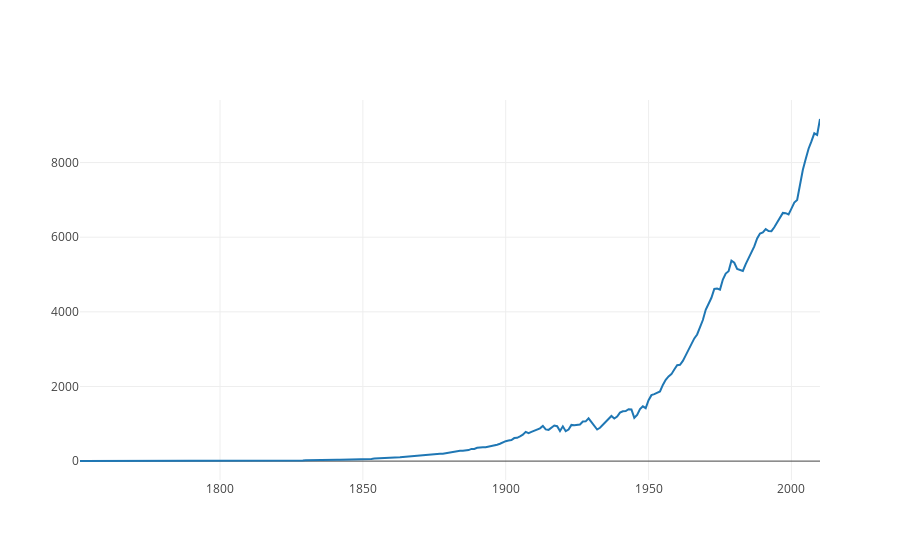

Write notebook code for a chart like this one.
### Markdown cell above
## Plotting Co2 Emission over the years :

### Code cell
trace=go.Scatter(
    x=co2['Year'],
    y=co2['Total Emission'],
    mode='lines',
    )
data=[trace]

py.iplot(data, filename='line-mode')

### Figure 1 — Plotly figure (JSON) as saved in the notebook; plotly's stock layout.template omitted (floating-point values rounded to 4 significant figures; data arrays with more than 128 entries replaced by an {"elided": "..."} marker saying what was removed)
{"data": [{"mode": "lines", "type": "scatter", "uid": "fa7d645f-bdcd-4c61-a1a1-1cf26c0c98c1", "x": {"elided": "260 str values"}, "y": {"elided": "260 str values"}}], "layout": {}}
